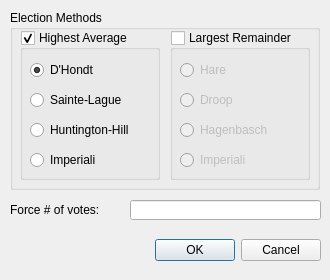
<?xml version="1.0" encoding="UTF-8"?>
<ui version="4.0">
 <class>settings_dialog</class>
 <widget class="QDialog" name="settings_dialog">
  <property name="geometry">
   <rect>
    <x>0</x>
    <y>0</y>
    <width>330</width>
    <height>280</height>
   </rect>
  </property>
  <property name="windowTitle">
   <string>Settings</string>
  </property>
  <widget class="QDialogButtonBox" name="button_box">
   <property name="geometry">
    <rect>
     <x>10</x>
     <y>230</y>
     <width>311</width>
     <height>40</height>
    </rect>
   </property>
   <property name="orientation">
    <enum>Qt::Horizontal</enum>
   </property>
   <property name="standardButtons">
    <set>QDialogButtonBox::Cancel|QDialogButtonBox::Ok</set>
   </property>
  </widget>
  <widget class="QGroupBox" name="election_method_box">
   <property name="geometry">
    <rect>
     <x>10</x>
     <y>10</y>
     <width>310</width>
     <height>180</height>
    </rect>
   </property>
   <property name="title">
    <string>Election Methods</string>
   </property>
   <widget class="QGroupBox" name="highest_average_box">
    <property name="geometry">
     <rect>
      <x>10</x>
      <y>20</y>
      <width>140</width>
      <height>150</height>
     </rect>
    </property>
    <property name="title">
     <string>Highest Average</string>
    </property>
    <property name="checkable">
     <bool>true</bool>
    </property>
    <widget class="QRadioButton" name="d_hondt_option">
     <property name="geometry">
      <rect>
       <x>10</x>
       <y>30</y>
       <width>121</width>
       <height>20</height>
      </rect>
     </property>
     <property name="text">
      <string>D'Hondt</string>
     </property>
     <property name="checked">
      <bool>true</bool>
     </property>
    </widget>
    <widget class="QRadioButton" name="sainte_lague_option">
     <property name="geometry">
      <rect>
       <x>10</x>
       <y>60</y>
       <width>121</width>
       <height>20</height>
      </rect>
     </property>
     <property name="text">
      <string>Sainte-Lague</string>
     </property>
    </widget>
    <widget class="QRadioButton" name="huntington_hill_option">
     <property name="geometry">
      <rect>
       <x>10</x>
       <y>90</y>
       <width>121</width>
       <height>20</height>
      </rect>
     </property>
     <property name="text">
      <string>Huntington-Hill</string>
     </property>
    </widget>
    <widget class="QRadioButton" name="imperiali_ham_option">
     <property name="geometry">
      <rect>
       <x>10</x>
       <y>120</y>
       <width>111</width>
       <height>20</height>
      </rect>
     </property>
     <property name="text">
      <string>Imperiali</string>
     </property>
    </widget>
   </widget>
   <widget class="QGroupBox" name="largest_remainder_box">
    <property name="geometry">
     <rect>
      <x>160</x>
      <y>20</y>
      <width>140</width>
      <height>150</height>
     </rect>
    </property>
    <property name="title">
     <string>Largest Remainder</string>
    </property>
    <property name="checkable">
     <bool>true</bool>
    </property>
    <property name="checked">
     <bool>false</bool>
    </property>
    <widget class="QRadioButton" name="droop_option">
     <property name="geometry">
      <rect>
       <x>10</x>
       <y>60</y>
       <width>121</width>
       <height>20</height>
      </rect>
     </property>
     <property name="text">
      <string>Droop</string>
     </property>
    </widget>
    <widget class="QRadioButton" name="hare_option">
     <property name="geometry">
      <rect>
       <x>10</x>
       <y>30</y>
       <width>121</width>
       <height>20</height>
      </rect>
     </property>
     <property name="text">
      <string>Hare</string>
     </property>
    </widget>
    <widget class="QRadioButton" name="imperiali_option">
     <property name="geometry">
      <rect>
       <x>10</x>
       <y>120</y>
       <width>121</width>
       <height>20</height>
      </rect>
     </property>
     <property name="text">
      <string>Imperiali</string>
     </property>
    </widget>
    <widget class="QRadioButton" name="hagenbasch_option">
     <property name="geometry">
      <rect>
       <x>10</x>
       <y>90</y>
       <width>121</width>
       <height>20</height>
      </rect>
     </property>
     <property name="text">
      <string>Hagenbasch</string>
     </property>
    </widget>
   </widget>
  </widget>
  <widget class="QLabel" name="vote_label">
   <property name="geometry">
    <rect>
     <x>10</x>
     <y>200</y>
     <width>111</width>
     <height>20</height>
    </rect>
   </property>
   <property name="text">
    <string>Force # of votes:</string>
   </property>
  </widget>
  <widget class="QLineEdit" name="vote_number">
   <property name="geometry">
    <rect>
     <x>130</x>
     <y>200</y>
     <width>191</width>
     <height>20</height>
    </rect>
   </property>
  </widget>
 </widget>
 <resources/>
 <connections>
  <connection>
   <sender>button_box</sender>
   <signal>accepted()</signal>
   <receiver>settings_dialog</receiver>
   <slot>accept()</slot>
   <hints>
    <hint type="sourcelabel">
     <x>248</x>
     <y>254</y>
    </hint>
    <hint type="destinationlabel">
     <x>157</x>
     <y>274</y>
    </hint>
   </hints>
  </connection>
  <connection>
   <sender>button_box</sender>
   <signal>rejected()</signal>
   <receiver>settings_dialog</receiver>
   <slot>reject()</slot>
   <hints>
    <hint type="sourcelabel">
     <x>316</x>
     <y>260</y>
    </hint>
    <hint type="destinationlabel">
     <x>286</x>
     <y>274</y>
    </hint>
   </hints>
  </connection>
 </connections>
</ui>
